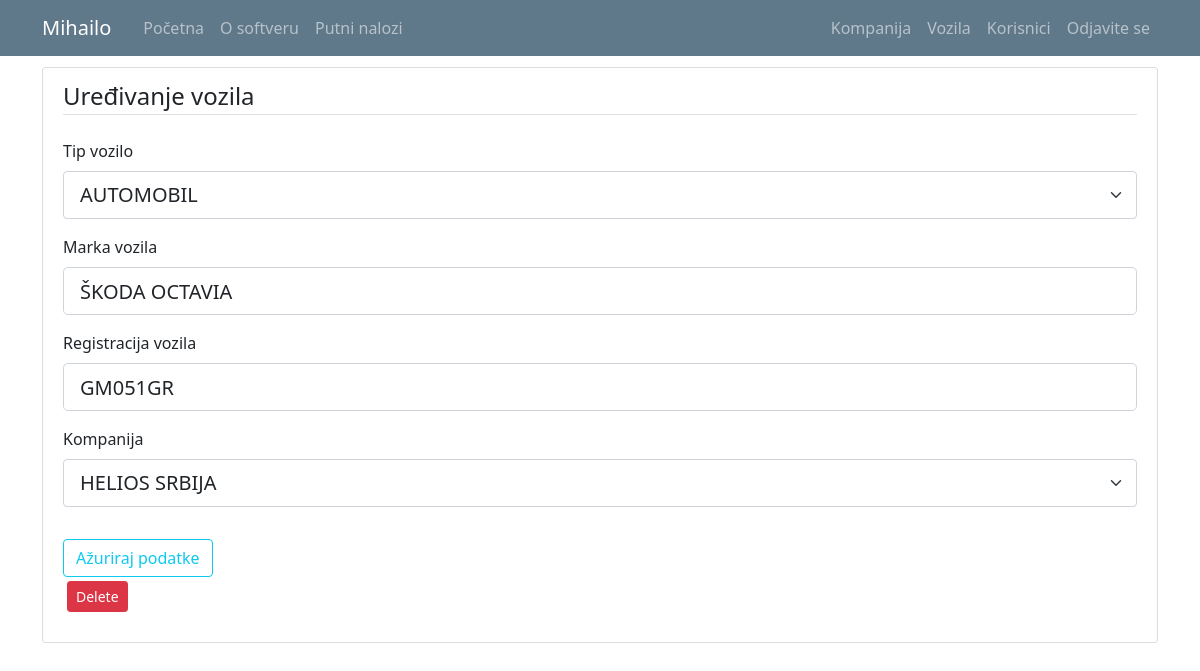
The app's page /vehicle/1 (signed in), older data.
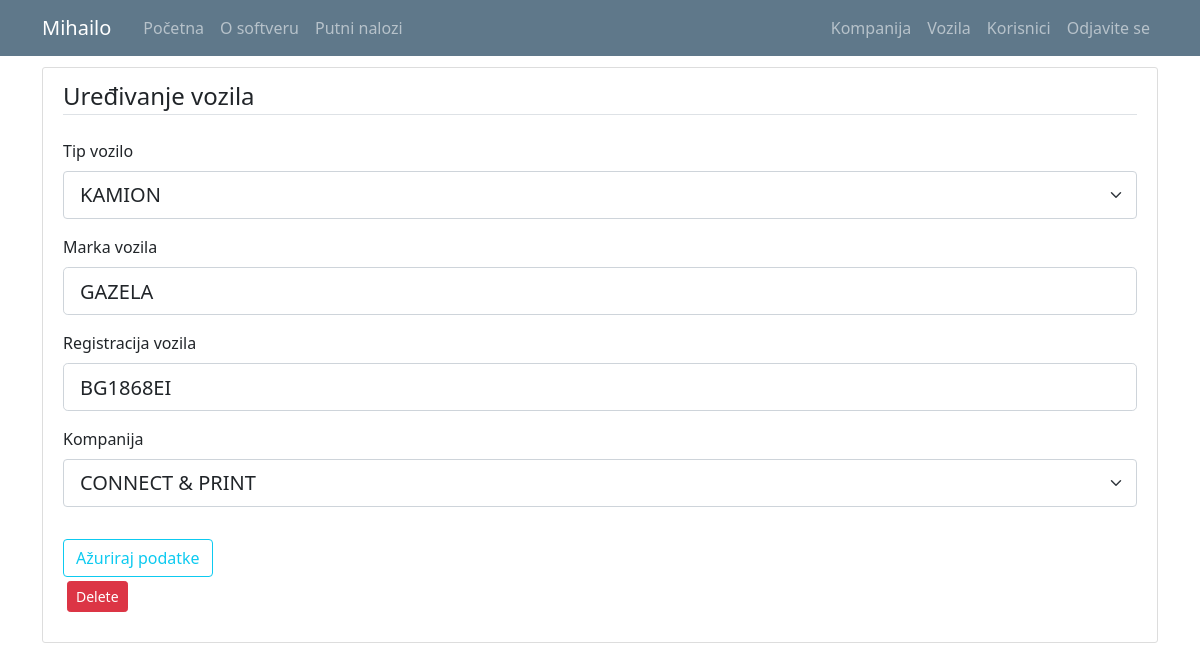
The same page, newer data.
### putninalozi/models.py (models this page shows, shortened)
class Vehicle(db.Model):
    id = db.Column(db.Integer, primary_key=True)
    vehicle_type = db.Column(db.String(10), nullable = False)
    vehicle_brand = db.Column(db.String(10), nullable = False)
    vehicle_registration = db.Column(db.String(12), nullable = False)
    company_id = db.Column(db.Integer, db.ForeignKey('company.id'), nullable=False)
    travelwarrants = db.relationship('TravelWarrant', backref='travelwarrant_vehicle', lazy=True)

### putninalozi/vehicles/routes.py (the view)
@vehicles.route("/vehicle/<int:vehicle_id>", methods=['GET', 'POST'])
def vehicle_profile(vehicle_id): #ovo je funkcija za editovanje vozila
    vehicle = Vehicle.query.get_or_404(vehicle_id)
    if not current_user.is_authenticated:
        flash('Da bi ste pristupili ovoj stranici treba da budete ulogovani.', 'danger')
        return redirect(url_for('users.login'))
    elif current_user.authorization != 's_admin' and current_user.authorization != 'c_admin':
        abort(403)
    elif current_user.authorization == 'c_admin':
        if current_user.user_company.id != vehicle.vehicle_company.id:
            abort(403)
    print(Company.query.filter_by(id=vehicle.company_id).first().id)
    form = UpdateVehicleForm()
    form.reset()
    if form.validate_on_submit():
        vehicle.vehicle_type = form.vehicle_type.data.upper()
        vehicle.vehicle_brand = form.vehicle_brand.data.upper()
        vehicle.vehicle_registration = form.vehicle_registration.data.upper()
        if current_user.authorization == 'c_admin':
            vehicle.company_id=int(current_user.company_id)
        elif current_user.authorization == 's_admin':
            vehicle.company_id = form.company_id.data
        db.session.commit()
        flash('Profil vozila je ažuriran', 'success')
        return redirect(url_for('vehicles.vehicle_list')) #vidi da li je bolje na neko drugo mesto da ga prebaci
    elif request.method == 'GET':
        form.vehicle_type.data = str(vehicle.vehicle_type)
        form.vehicle_brand.data = vehicle.vehicle_brand
        form.vehicle_registration.data = vehicle.vehicle_registration
        form.company_id.choices = [(c.id, c.companyname) for c in db.session.query(Company.id,Company.companyname).order_by('companyname').all()]
        form.company_id.data = str(vehicle.company_id)
    return render_template('vehicle.html', title="Uređivanje vozila", vehicle=vehicle, form=form, legend='Uređivanje vozila')

### putninalozi/vehicles/forms.py
class UpdateVehicleForm(FlaskForm):
    vehicle_type = SelectField('Tip vozilo', validators=[DataRequired()], choices=[('AUTOMOBIL', 'AUTOMOBIL'),('KOMBI', 'KOMBI'),('KAMION', 'KAMION')])
    vehicle_brand = StringField('Marka vozila', validators=[DataRequired(), Length(min=2, max=20)])
    vehicle_registration = StringField('Registracija vozila', validators=[DataRequired(), Length(min=7, max=12)]) # GM 047-DD
    company_id = SelectField('Kompanija', validators=[DataRequired()], choices=[(c.id, c.companyname) for c in db.session.query(Company.id,Company.companyname).order_by('companyname').all()])
    submit = SubmitField('Ažuriraj podatke')
    def reset(self):
        self.__init__()

### putninalozi/models.py (called while the page is built)
@login_manager.user_loader
def load_user(user_id):
    return User.query.get(int(user_id))

### putninalozi/templates/vehicle.html (shortened to what this page needs)
{% extends "layout.html" %}
{% block content %}
<div class="content-section">
    <form method="POST" action="">
        <fieldset class="form-group">
            <legend class="border-bottom mb-4">{{ legend }}</legend>
            <div class="form-group">
                {{ form.vehicle_type.label(class="form-control-label") }}
                {% if form.vehicle_type.errors %}
                    {{ form.vehicle_type(class="form-control form-control-lg is-invalid") }}
                    <div class="invalid-feedback">
                        {% for error in form.vehicle_type.errors %}
                            <span>{{ error }}</span>
                        {% endfor %}
                    </div>
                {% else %}
                    {{ form.vehicle_type(class="form-select form-select-lg") }}
                {% endif %}
            </div>
            <div class="form-group">
                {{ form.vehicle_brand.label(class="form-control-label") }}
                {% if form.vehicle_brand.errors %}
                    {{ form.vehicle_brand(class="form-control form-control-lg is-invalid") }}
                    <div class="invalid-feedback">
                        {% for error in form.vehicle_brand.errors %}
                            <span>{{ error }}</span>
                        {% endfor %}
                    </div>
                {% else %}
                    {{ form.vehicle_brand(class="form-control form-control-lg") }}
                {% endif %}
            </div>
            <div class="form-group">
                {{ form.vehicle_registration.label(class="form-control-label") }}
                {% if form.vehicle_registration.errors %}
                    {{ form.vehicle_registration(class="form-control form-control-lg is-invalid") }}
                    <div class="invalid-feedback">
                        {% for error in form.vehicle_registration.errors %}
                            <span>{{ error }}</span>
                        {% endfor %}
                    </div>
                {% else %}
                    {{ form.vehicle_registration(class="form-control form-control-lg") }}
                {% endif %}
            </div>
            {% if current_user.authorization == 's_admin'%}
              <div class="form-group">
                  {{ form.company_id.label(class="form-control-label") }}
                  {% if form.company_id.errors %}
                      {{ form.company_id(class="form-control form-control-lg is-invalid") }}
                      <div class="invalid-feedback">
                          {% for error in form.company_id.errors %}
                              <span>{{ error }}</span>
                          {% endfor %}
                      </div>
                  {% else %}
                      {{ form.company_id(class="form-select form-select-lg") }}
                  {% endif %}
              </div>
            {% else %}
              {{ form.company_id(class="sr-only form-select form-select-lg") }}
            {% endif %}
        </fieldset>
        <div class="form-group">
          {{ form.submit(class="btn btn-outline-info") }}
          {% if current_user.authorization == 's_admin' or current_user.authorization == 'c_admin' %}
            <div>
              <button type="button" class="btn btn-danger btn-sm m-1" data-toggle="modal" data-target="#DeleteModal">Delete</button>
            </div>
          {% endif %}
        </div>
  </form>
</div>
{% endblock content%}

Row changes from the older to the newer data that the page shows:
changed Vehicle: vehicle_type "AUTOMOBIL" → "KAMION"; vehicle_brand "ŠKODA OCTAVIA" → "GAZELA"; vehicle_registration "GM051GR" → "BG1868EI"; company_id "HELIOS SRBIJA" → "CONNECT & PRINT"
